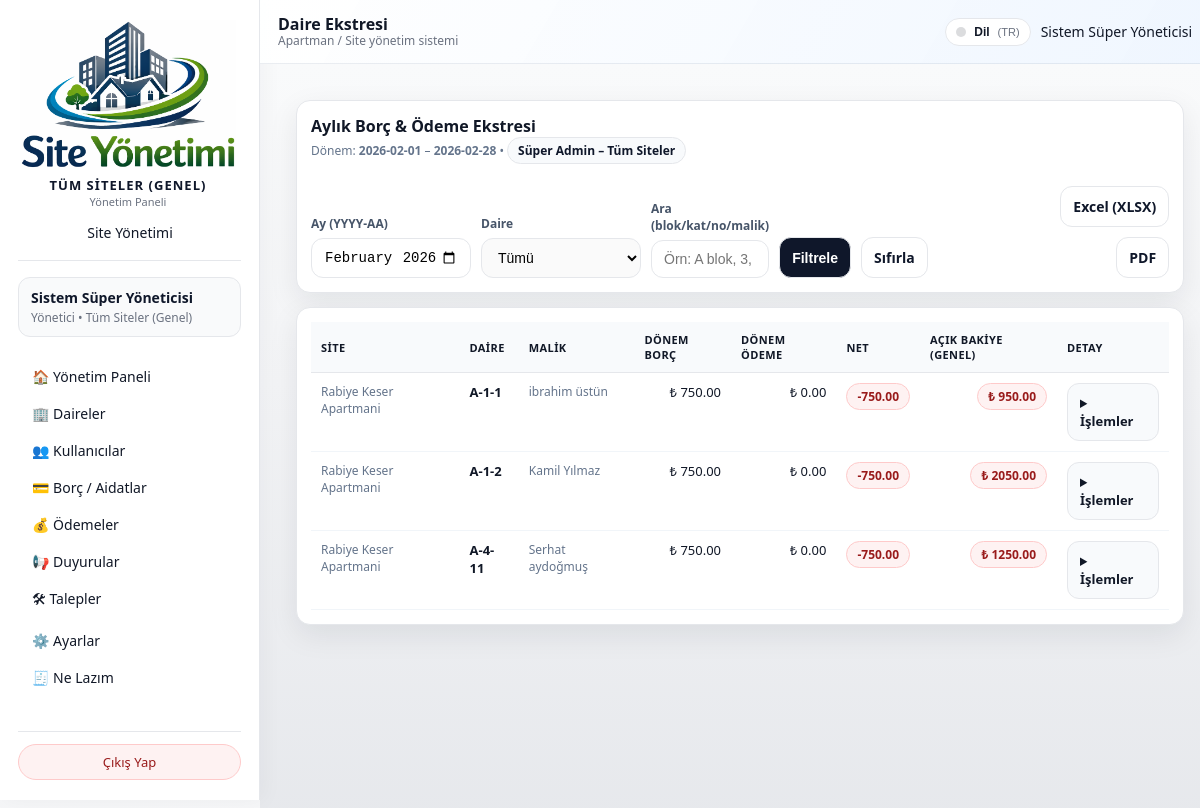
Screenshot of /admin/ledger (signed in) with the database file from the repository.
### models/user_model.py (models this page shows, shortened)
class User(db.Model):
    __tablename__ = "users"
    id = db.Column(db.Integer, primary_key=True)
    name = db.Column(db.String(120), nullable=False)
    email = db.Column(db.String(120), unique=True, nullable=False, index=True)
    phone = db.Column(db.String(32), nullable=True)
    password_hash = db.Column(db.String(255), nullable=False)
    role = db.Column(db.String(20), nullable=False, default="resident")
    site_id = db.Column(db.Integer, db.ForeignKey("sites.id"), nullable=True)
    apartment_id = db.Column(
        db.Integer,
        db.ForeignKey("apartments.id"),
        nullable=True,
    )
    is_active = db.Column(db.Boolean, default=True, nullable=False)

### models/site_model.py (models this page shows, shortened)
class Site(db.Model):
    __tablename__ = "sites"
    id = db.Column(db.Integer, primary_key=True)
    name = db.Column(db.String(150), nullable=False, unique=True)
    description = db.Column(db.String(255), nullable=True)
    db_path = db.Column(db.String(255), nullable=True)
    is_active = db.Column(db.Boolean, nullable=False, default=True)
    users = db.relationship("User", backref="site", lazy="dynamic")

### models/apartment_model.py (models this page shows, shortened)
class Apartment(db.Model):
    __tablename__ = "apartments"
    id = db.Column(db.Integer, primary_key=True)
    site_id = db.Column(db.Integer, db.ForeignKey("sites.id"), nullable=False)
    block = db.Column(db.String(50), nullable=False)
    floor = db.Column(db.String(20), nullable=False)
    number = db.Column(db.String(20), nullable=False)
    area_m2 = db.Column(db.Float, nullable=True)
    owner_name = db.Column(db.String(120))
    owner_phone = db.Column(db.String(32))
    notes = db.Column(db.Text)
    users = db.relationship("User", backref="apartment", lazy="dynamic")
    bills = db.relationship("Bill", backref="apartment", lazy="dynamic")
    payments = db.relationship("Payment", backref="apartment", lazy="dynamic")
    tickets = db.relationship("Ticket", backref="apartment", lazy="dynamic")

### routes/ledger_module.py (the view)
    @admin_bp.route("/ledger", methods=["GET"])
    @admin_required
    def apartment_ledger():
        admin_user = _get_current_admin()
        if not admin_user:
            flash("Kullanıcı bulunamadı. Lütfen tekrar giriş yapın.", "error")
            return redirect(url_for("auth.logout"))
        site_id, global_mode = _get_site_scope_for_admin(admin_user)
        if not global_mode and not site_id:
            flash("Bu ekran için bir siteye atanmış olmanız gerekiyor.", "error")
            return redirect(url_for("admin.dashboard"))
        month_label, start, end = _resolve_period_from_request()
        apartment_id = request.args.get("apartment_id", type=int)
        q = (request.args.get("q") or "").strip() or None
        rows, site_map = _ledger_build_dataset(site_id, global_mode, start, end, apartment_id, q)
        apt_list_q = Apartment.query
        if not global_mode:
            apt_list_q = apt_list_q.filter_by(site_id=site_id)
        apt_list = apt_list_q.order_by(Apartment.block.asc(), Apartment.floor.asc(), Apartment.number.asc()).all()
        args = request.args.to_dict(flat=True)
        period_end_inclusive = end - timedelta(days=1)
        return render_template(
            "admin/ledger.html",
            args=args,
            period_end_inclusive=period_end_inclusive,
            admin_user=admin_user,
            global_mode=global_mode,
            month_label=month_label,
            period_start=start,
            period_end=end,
            rows=rows,
            site_map=site_map,
            apartments=apt_list,
            selected_apartment_id=apartment_id,
            q=q or "",
        )

### templates/admin/ledger.html (shortened to what this page needs)
{% extends "base.html" %}
{% block topbar_title %}
  Daire Ekstresi
{% endblock %}
{% block content %}
<div class="wrap">
  <div class="card">
    <div style="display:flex; justify-content:space-between; gap:12px; flex-wrap:wrap;">
      <div>
        <div style="font-size:16px; font-weight:900;">Aylık Borç & Ödeme Ekstresi</div>
        <div class="muted">
          Dönem: <b>{{ period_start }}</b> – <b>{{ period_end_inclusive }}</b>
          {% if global_mode %}
            • <span class="pill neu">Süper Admin – Tüm Siteler</span>
          {% endif %}
        </div>
      </div>
    </div>
    <form method="get" class="filters" style="margin-top:12px;">
      <div>
        <label>Ay (YYYY-AA)</label>
        <input type="month" name="month" value="{{ month_label }}">
      </div>
      <div>
        <label>Daire</label>
        <select name="apartment_id">
          <option value="">Tümü</option>
        </select>
      </div>
      <div>
        <label>Ara (blok/kat/no/malik)</label>
        <input name="q" value="{{ q }}" placeholder="Örn: A blok, 3, 12, Ahmet">
      </div>
      <div style="display:flex; gap:10px;">
        <button class="btn" type="submit">Filtrele</button>
        <a class="btn secondary" href="{{ url_for('admin.apartment_ledger') }}">Sıfırla</a>
      </div>
      <div class="btnbar" style="justify-content:flex-end;">
        <a class="btn secondary"
           href="{{ url_for('admin.apartment_ledger_export_xlsx', **args) }}">Excel (XLSX)</a>
        <a class="btn secondary"
           href="{{ url_for('admin.apartment_ledger_export_pdf', **args) }}">PDF</a>
      </div>
    </form>
  </div>
  <div class="card">
    <div style="overflow:auto;">
      <table class="table">
        <thead>
          <tr>
            {% if global_mode %}<th>Site</th>{% endif %}
            <th>Daire</th>
            <th>Malik</th>
            <th class="right">Dönem Borç</th>
            <th class="right">Dönem Ödeme</th>
            <th class="right">Net</th>
            <th class="right">Açık Bakiye (Genel)</th>
            <th>Detay</th>
          </tr>
        </thead>
        <tbody>
          {% for r in rows %}
            {% set apt = r.apartment %}
            {% set apt_label = (apt.block ~ "-" ~ apt.floor ~ "-" ~ apt.number) %}
            <tr>
              {% if global_mode %}
                <td class="muted">{{ site_map.get(r.site_id, '') }}</td>
              {% endif %}
              <td><b>{{ apt_label }}</b></td>
              <td class="muted">{{ apt.owner_name or "-" }}</td>
              <td class="right">₺ {{ "%.2f"|format(r.billed) }}</td>
              <td class="right">₺ {{ "%.2f"|format(r.paid) }}</td>
              <td class="right">
                {% if r.net > 0 %}
                  <span class="pill ok">+ {{ "%.2f"|format(r.net) }}</span>
                {% elif r.net < 0 %}
                  <span class="pill bad">{{ "%.2f"|format(r.net) }}</span>
                {% else %}
                  <span class="pill neu">0.00</span>
                {% endif %}
              </td>
              <td class="right">
                {% if r.open_balance > 0 %}
                  <span class="pill bad">₺ {{ "%.2f"|format(r.open_balance) }}</span>
                {% elif r.open_balance < 0 %}
                  <span class="pill ok">₺ {{ "%.2f"|format(r.open_balance) }}</span>
                {% else %}
                  <span class="pill neu">₺ 0.00</span>
                {% endif %}
              </td>
              <td>
                <details>
                  <summary>İşlemler</summary>
                </details>
              </td>
            </tr>
          {% endfor %}
        </tbody>
      </table>
    </div>
  </div>
</div>
{% endblock %}

### templates/base.html (shortened to what this page needs)
<!doctype html>
<html lang="{{ session.get('lang','tr') }}">
<head>
  <link rel="stylesheet" href="{{ url_for('static', filename='css/app.css') }}">
</head>
<body class="{% block body_class %}{% endblock %}">
{% set LANG = session.get('lang','tr') %}
{% macro t(k) -%}
  {{ I18N.get(LANG, I18N['tr']).get(k, I18N['tr'].get(k, k)) }}
{%- endmacro %}
<div class="layout">
  <aside class="sidebar" id="sidebar">
    {% set _role = session.get("user_role") %}
    {% set _active_site = session.get("active_site_name") %}
    {% set site_name = session.get("active_site_name")
      or (current_site_name if current_site_name is defined and current_site_name else t('default_brand_name')) %}
    {% if _role == "super_admin" and not _active_site %}
      {% set site_name = t('all_sites_global') %}
    {% endif %}
    <div class="sidebar__header">
      <div class="sidebar__logo-wrapper">
        <img
          src="{{ url_for('static', filename='logo1.png') }}"
          alt="Logo"
          class="sidebar__logo-img"
          style="width:220px; height:150px; object-fit:contain;"
        >
        <div class="sidebar__brand-block">
          <div class="sidebar__brand-title">
            {{ site_name }}
          </div>
          <div class="sidebar__brand-subtitle">
            {{ t('panel_title') }}
          </div>
        </div>
        {% if session.get("user_role") == "super_admin" %}
          <a href="{{ url_for('admin.manage_sites', lang=LANG) }}" class="sidebar__link">
            {{ t('menu_site_mgmt') }}
          </a>
        {% endif %}
      </div>
    </div>
    <div class="sidebar__user">
      {% set user_name = session.get("user_name") %}
      {% set user_role = session.get("user_role") %}
      {% set active_site_name = session.get("active_site_name") %}
      {% set fallback_site_name = session.get("site_name", t('default_site_name')) %}
      {% if user_role == "super_admin" and not active_site_name %}
        {% set fallback_site_name = t('all_sites_global') %}
      {% endif %}
      <div class="sidebar__user-name">
        {% if user_name %}
          {{ user_name }}
        {% else %}
          {{ t('logged_in') }}
        {% endif %}
      </div>
      <div class="sidebar__user-role">
        {% if user_role in ["admin", "super_admin"] %}
          {{ t('role_admin_of') }} {{ active_site_name or fallback_site_name }}
        {% elif user_role == "resident" %}
          {{ t('role_resident_of') }} {{ active_site_name or fallback_site_name }}
        {% else %}
          {{ active_site_name or fallback_site_name }}
        {% endif %}
      </div>
    </div>
    <nav class="sidebar__nav">
      {% set endpoint = request.endpoint or "" %}
      {% if user_role in ["admin", "super_admin"] %}
        <a href="{{ url_for('admin.dashboard', lang=LANG) }}"
           class="sidebar__link {% if endpoint == 'admin.dashboard' %}sidebar__link--active{% endif %}">
          🏠 {{ t('menu_admin_dashboard') }}
        </a>
        <a href="{{ url_for('admin.manage_apartments', lang=LANG) }}"
           class="sidebar__link {% if endpoint == 'admin.manage_apartments' %}sidebar__link--active{% endif %}">
          🏢 {{ t('menu_apartments') }}
        </a>
        <a href="{{ url_for('admin.manage_users', lang=LANG) }}"
           class="sidebar__link {% if endpoint == 'admin.manage_users' %}sidebar__link--active{% endif %}">
          👥 {{ t('menu_users') }}
        </a>
        <a href="{{ url_for('admin.manage_bills', lang=LANG) }}"
           class="sidebar__link {% if endpoint == 'admin.manage_bills' or endpoint == 'admin.dues_summary' %}sidebar__link--active{% endif %}">
          💳 {{ t('menu_bills') }}
        </a>
        <a href="{{ url_for('admin.manage_payments', lang=LANG) }}"
           class="sidebar__link {% if endpoint == 'admin.manage_payments' %}sidebar__link--active{% endif %}">
          💰 {{ t('menu_payments') }}
        </a>
        <a href="{{ url_for('admin.manage_announcements', lang=LANG) }}"
           class="sidebar__link {% if endpoint == 'admin.manage_announcements' %}sidebar__link--active{% endif %}">
          📢 {{ t('menu_announcements') }}
        </a>
        <a href="{{ url_for('admin.manage_tickets', lang=LANG) }}"
           class="sidebar__link {% if endpoint == 'admin.manage_tickets' %}sidebar__link--active{% endif %}">
          🛠 {{ t('menu_tickets') }}
        </a>
        <a href="{{ url_for('admin.settings', lang=LANG) }}"
           class="sidebar__link {% if endpoint == 'admin.settings' %}sidebar__link--active{% endif %}">
          ⚙️ {{ t('menu_settings') }}
        </a>
        <a href="{{ url_for('admin.ne_lazim', lang=LANG) }}"
          class="sidebar__link {% if endpoint == 'admin.ne_lazim' %}sidebar__link--active{% endif %}">
          🧾 {{ t('menu_need_list') }}
        </a>
      {% else %}
        <a href="{{ url_for('admin.dashboard', lang=LANG) }}"
           class="sidebar__link {% if endpoint == 'admin.dashboard' %}sidebar__link--active{% endif %}">
          🏠 {{ t('menu_admin_dashboard') }}
        </a>
      {% endif %}
    </nav>
    <div class="sidebar__footer">
      <a href="{{ url_for('auth.logout', lang=LANG) }}" class="sidebar__logout-btn">
        {{ t('logout') }}
      </a>
    </div>
  </aside>
  <div class="main">
    <header class="topbar">
      <div>
        <div class="topbar__title">
          {% block topbar_title %}{{ t('panel_title') }}{% endblock %}
        </div>
        <div class="topbar__subtitle">
          {% if user_role == "admin" or (user_role == "super_admin" and active_site_name) %}
            {{ t('admin_view') }}
          {% elif user_role == "resident" %}
            {{ t('resident_view') }}
          {% else %}
            {{ t('system_view') }}
          {% endif %}
        </div>
      </div>
      <div class="topbar__user" style="display:flex; align-items:center; gap:10px;">
        <div class="lang-switch" id="langSwitch">
          <button type="button" class="lang-btn" id="langBtn" aria-haspopup="true" aria-expanded="false">
            <span class="lang-dot"></span>
            <span style="font-weight:600;">{{ t('language') }}</span>
            <span style="color:#6b7280; font-size:11px;">({{ LANG|upper }})</span>
          </button>
          {% set nxt = request.full_path %}
        </div>
        {% if user_name %}
          <span class="topbar__user-name">{{ user_name }}</span>
        {% endif %}
      </div>
    </header>
    <main class="content">
      {% block content %}{% endblock %}
    </main>
  </div>
</div>
</body>
</html>

### rows the page displays
User: name "Sistem Süper Yöneticisi"
Site: get "Rabiye Keser Apartmani" "Rabiye Keser Apartmani" "Rabiye Keser Apartmani"
Apartment: owner_name "ibrahim üstün"
Apartment: owner_name "Kamil Yılmaz"
Apartment: owner_name "Serhat aydoğmuş"

### other values shown
{{ LANG|upper }} "TR"
{{ period_start }} "2026-02-01"
{{ period_end_inclusive }} "2026-02-28"
{{ apt_label }} "A-1-1" "A-1-2" "A-4-11"
{{ "%.2f"|format(r.billed) }} "750.00" "750.00" "750.00"
{{ "%.2f"|format(r.paid) }} "0.00" "0.00" "0.00"
{{ "%.2f"|format(r.net) }} "-750.00" "-750.00" "-750.00"
{{ "%.2f"|format(r.open_balance) }} "950.00" "2050.00" "1250.00"
